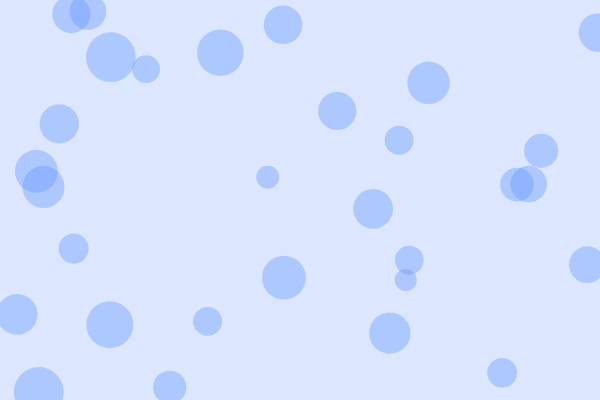
Frame 1 (no input)
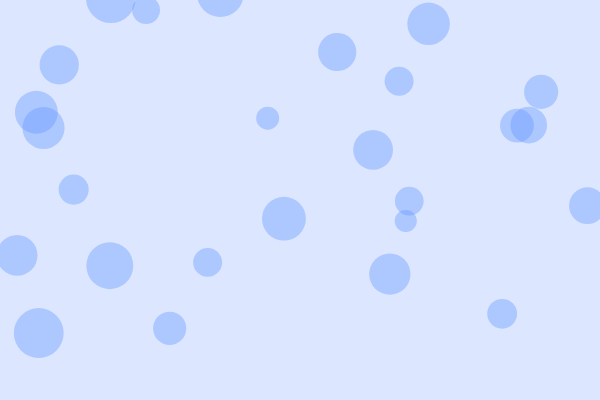
Frame 60 (no input)
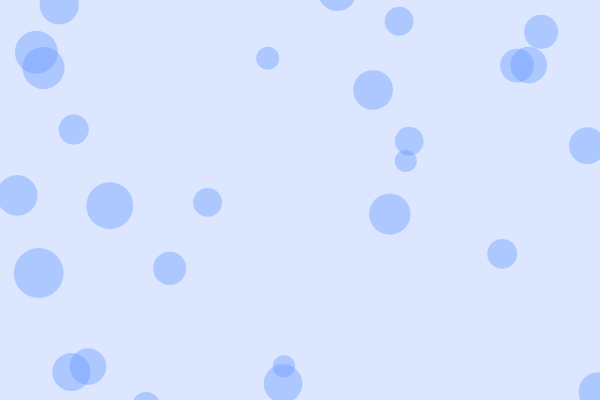
Frame 120 (the mouse pressed at the canvas centre since frame 60)

The p5.js sketch that drew these frames (run headless with seeded random() and noise() and a simulated clock; from frame 60 on, the mouse is pressed at the canvas centre):

// p5.js sketch
// ── sketch.js
let bubbles = [];

function setup() {
  createCanvas(600, 400);
  for (let i = 0; i < 30; i++) {
    bubbles.push({ x: random(width), y: random(height), size: random(20, 50) });
  }
}

function draw() {
  background(220, 230, 255);
  noStroke();
  for (let b of bubbles) {
    fill(100, 150, 255, 100);
    ellipse(b.x, b.y, b.size);
    b.y -= 1;
    if (b.y < -b.size) {
      b.y = height + b.size;
    }

    if (dist(mouseX, mouseY, b.x, b.y) < b.size / 2) {
      b.size = random(20, 50);
      b.y = height + b.size;
    }
  }
}
